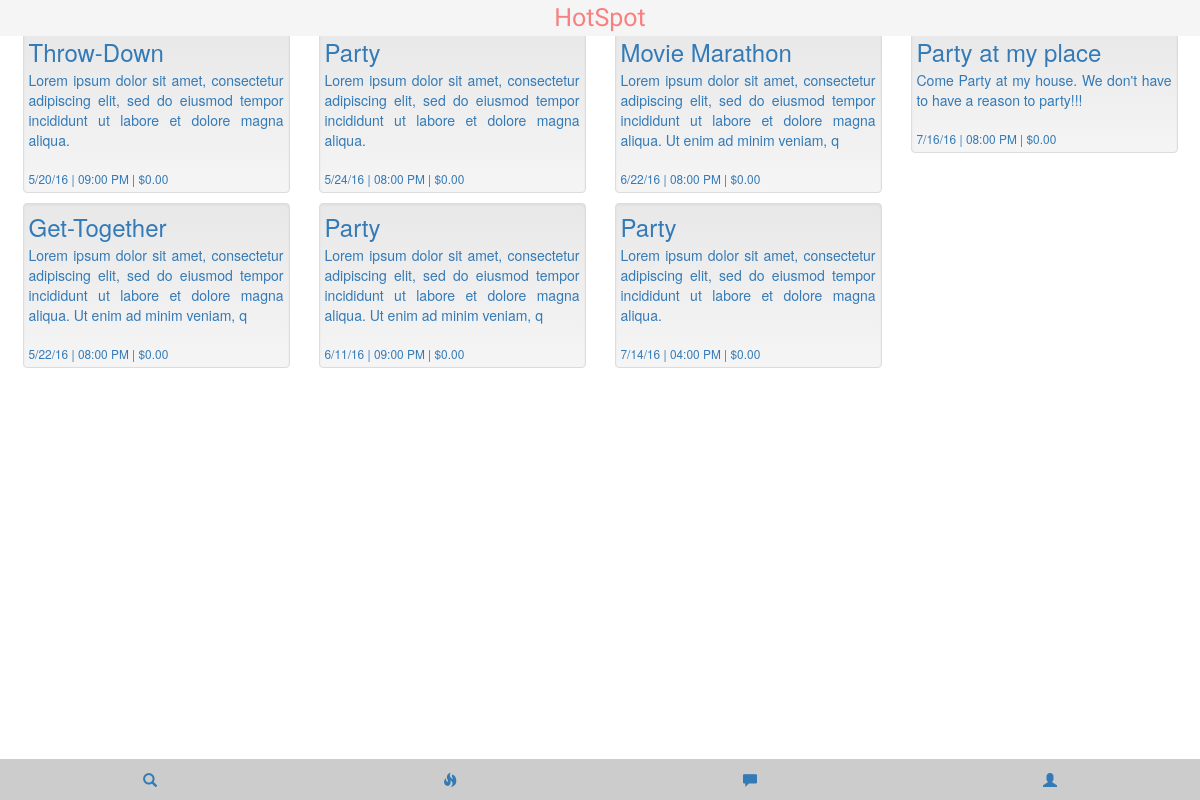
Screenshot of /searchQuery.php (signed in) with the database file from the repository.
### tables this page shows
CREATE TABLE `event` (
  `E_ID` int(11) NOT NULL,
  `E_CREATOR` int(7) NOT NULL,
  `E_TITLE` char(255) NOT NULL,
  `E_LAT_DEG` int(2) NOT NULL,
  `E_LAT_MIN` int(2) NOT NULL,
  `E_LAT_SEC` int(2) NOT NULL,
  `E_LONG_DEG` int(2) NOT NULL,
  `E_LONG_MIN` int(2) NOT NULL,
  `E_LONG_SEC` tinyint(2) NOT NULL,
  `E_DATE` date NOT NULL,
  `E_TIME_START` time NOT NULL,
  `E_TIME_END` time DEFAULT NULL,
  `E_TYPE` varchar(255) NOT NULL,
  `E_DESC` longtext NOT NULL,
  `E_PRIVATE` char(1) NOT NULL,
  `E_AGE_GROUP` varchar(20) DEFAULT NULL,
  `E_PRICE` float(5,2) NOT NULL,
  `E_FOOD` char(1) NOT NULL,
  `E_FOOD_TYPE` char(3) DEFAULT NULL,
  `E_DRINK` char(1) NOT NULL,
  `E_DRINK_TYPE` char(3) DEFAULT NULL,
  `E_BYO` char(1) NOT NULL,
  `E_ATTIRE` char(1) NOT NULL,
  `E_ATTIRE_TYPE` char(3) DEFAULT NULL,
  `E_SPONSOR` char(1) NOT NULL,
  `E_SPONSOR_TITLE` char(255) DEFAULT NULL,
  `USER_U_ID` int(7) NOT NULL,
  `LT_FOOD_F_FOOD_TYPE` char(3) DEFAULT NULL,
  `LT_ATTIRE_ATT_ATTIRE_TYPE` char(3) DEFAULT NULL,
  `LT_DRINK_D_DRINK_TYPE` char(3) DEFAULT NULL,
  `LT_AGE_AGE_CODE` int(3) DEFAULT NULL,
  `E_MUSIC_TYPE` char(50) DEFAULT NULL
);

### searchQuery.php (the view, shortened to what this page needs)
<?php
  $q = isset($_POST['Q']) ? $_POST['Q'] : '';
?>
<?php if(!isset($q)) : ?>
<?php else : ?>
    <!DOCTYPE html>
    <html lang="en">
      <head>
        <link rel="stylesheet" type="text/css" href="css/list.css">
        <link rel="stylesheet" type="text/css"
        href="css/bootstrap-theme.min.css">
      </head>
      <body>
        <div class="container">
          <?php include("header.php"); ?>
          <br style="line-height:38px;" />
          <div class="row">
          <?php
            include("connection.php");
            $sql = "SELECT e_id,
                           e_title,
                           DATE_FORMAT(e_date,'%c/%e/%y'),
                           TIME_FORMAT(e_time_start,'%h:%i %p'),
                           SUBSTRING(e_desc, 1, 150),
                           e_desc,
                           e_price
                    FROM `event`
                    WHERE e_private != 'Y'
                    AND e_date >= CURDATE()
                    AND (e_title LIKE '%$q%'
                         OR e_desc LIKE '%$q%')
                    ORDER BY e_date,
                             e_time_start";
            $result = $conn->query($sql);
            if ($result->num_rows > 0) {
              while($row = $result->fetch_assoc()) {
                $EID = $row["e_id"];
                echo "<a href=\"event.php?EID=$EID\" class=\"item\">
                <div class=\"well\"><h3>".
                $row["e_title"].
                "</h3><p class=\"text-justify\">".
                $row["SUBSTRING(e_desc, 1, 150)"].
                "</p><br/><p class=\"small\">".
                $row["DATE_FORMAT(e_date,'%c/%e/%y')"].
                " | ".
                $row["TIME_FORMAT(e_time_start,'%h:%i %p')"].
                " | &#36;".
                $row["e_price"].
                "</p></div></a>";
              }
            }
          ?>
        </div>
      </div>
      <div>
      <?php include("nav.php"); ?>
      </div>
    </body>
    </html>
<?php endif; ?>

### rows the page displays
event: E_TITLE "Throw-Down", SUBSTRING "Lorem ipsum dolor sit amet, consectetur adipiscing elit, sed do eiusmod tempor incididunt ut labore et dolore magna aliqua.", DATE_FORMAT "5/20/16", TIME_FORMAT "09:00 PM", E_PRICE "0.00"
event: E_TITLE "Get-Together", SUBSTRING "Lorem ipsum dolor sit amet, consectetur adipiscing elit, sed do eiusmod tempor incididunt ut labore et dolore magna aliqua. Ut enim ad minim veniam, q", DATE_FORMAT "5/22/16", TIME_FORMAT "08:00 PM", E_PRICE "0.00"
event: E_TITLE "Party", SUBSTRING "Lorem ipsum dolor sit amet, consectetur adipiscing elit, sed do eiusmod tempor incididunt ut labore et dolore magna aliqua.", DATE_FORMAT "5/24/16", TIME_FORMAT "08:00 PM", E_PRICE "0.00"
event: E_TITLE "Party", SUBSTRING "Lorem ipsum dolor sit amet, consectetur adipiscing elit, sed do eiusmod tempor incididunt ut labore et dolore magna aliqua. Ut enim ad minim veniam, q", DATE_FORMAT "6/11/16", TIME_FORMAT "09:00 PM", E_PRICE "0.00"
event: E_TITLE "Movie Marathon", SUBSTRING "Lorem ipsum dolor sit amet, consectetur adipiscing elit, sed do eiusmod tempor incididunt ut labore et dolore magna aliqua. Ut enim ad minim veniam, q", DATE_FORMAT "6/22/16", TIME_FORMAT "08:00 PM", E_PRICE "0.00"
event: E_TITLE "Party", SUBSTRING "Lorem ipsum dolor sit amet, consectetur adipiscing elit, sed do eiusmod tempor incididunt ut labore et dolore magna aliqua.", DATE_FORMAT "7/14/16", TIME_FORMAT "04:00 PM", E_PRICE "0.00"
event: E_TITLE "Party at my place", SUBSTRING "Come Party at my house. We don't have to have a reason to party!!!", DATE_FORMAT "7/16/16", TIME_FORMAT "08:00 PM", E_PRICE "0.00"
